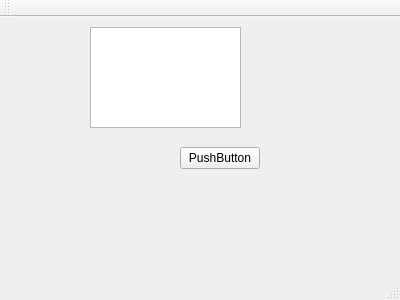
<?xml version="1.0" encoding="UTF-8"?>
<ui version="4.0">
 <class>BankGui</class>
 <widget class="QMainWindow" name="BankGui">
  <property name="geometry">
   <rect>
    <x>0</x>
    <y>0</y>
    <width>400</width>
    <height>300</height>
   </rect>
  </property>
  <property name="windowTitle">
   <string>BankGui</string>
  </property>
  <widget class="QWidget" name="centralWidget">
   <widget class="QPushButton" name="pushButton">
    <property name="geometry">
     <rect>
      <x>180</x>
      <y>130</y>
      <width>80</width>
      <height>22</height>
     </rect>
    </property>
    <property name="text">
     <string>PushButton</string>
    </property>
   </widget>
   <widget class="QTextBrowser" name="textBrowser">
    <property name="geometry">
     <rect>
      <x>90</x>
      <y>10</y>
      <width>151</width>
      <height>101</height>
     </rect>
    </property>
   </widget>
  </widget>
  <widget class="QMenuBar" name="menuBar">
   <property name="geometry">
    <rect>
     <x>0</x>
     <y>0</y>
     <width>400</width>
     <height>19</height>
    </rect>
   </property>
  </widget>
  <widget class="QToolBar" name="mainToolBar">
   <attribute name="toolBarArea">
    <enum>TopToolBarArea</enum>
   </attribute>
   <attribute name="toolBarBreak">
    <bool>false</bool>
   </attribute>
  </widget>
  <widget class="QStatusBar" name="statusBar"/>
 </widget>
 <layoutdefault spacing="6" margin="11"/>
 <resources/>
 <connections/>
</ui>
